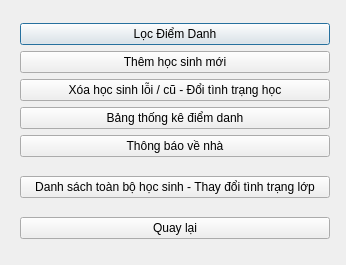
<?xml version="1.0" encoding="UTF-8"?>
<ui version="4.0">
 <class>qlhsPop</class>
 <widget class="QDialog" name="qlhsPop">
  <property name="windowModality">
   <enum>Qt::NonModal</enum>
  </property>
  <property name="geometry">
   <rect>
    <x>0</x>
    <y>0</y>
    <width>346</width>
    <height>265</height>
   </rect>
  </property>
  <property name="windowTitle">
   <string>Quản Lý Học Sinh</string>
  </property>
  <widget class="QWidget" name="layoutWidget">
   <property name="geometry">
    <rect>
     <x>20</x>
     <y>10</y>
     <width>310</width>
     <height>242</height>
    </rect>
   </property>
   <layout class="QVBoxLayout" name="verticalLayout_2">
    <item>
     <layout class="QVBoxLayout" name="verticalLayout">
      <item>
       <widget class="QPushButton" name="ldd">
        <property name="text">
         <string>Lọc Điểm Danh</string>
        </property>
       </widget>
      </item>
      <item>
       <widget class="QPushButton" name="thsm">
        <property name="text">
         <string>Thêm học sinh mới</string>
        </property>
       </widget>
      </item>
      <item>
       <widget class="QPushButton" name="xoahs">
        <property name="text">
         <string>Xóa học sinh lỗi / cũ - Đổi tình trạng học</string>
        </property>
       </widget>
      </item>
      <item>
       <widget class="QPushButton" name="bdd">
        <property name="text">
         <string>Bảng thống kê điểm danh</string>
        </property>
       </widget>
      </item>
      <item>
       <widget class="QPushButton" name="tbvn">
        <property name="text">
         <string>Thông báo về nhà</string>
        </property>
       </widget>
      </item>
     </layout>
    </item>
    <item>
     <widget class="QPushButton" name="dshs">
      <property name="text">
       <string>Danh sách toàn bộ học sinh - Thay đổi tình trạng lớp</string>
      </property>
     </widget>
    </item>
    <item>
     <widget class="QPushButton" name="quaylai">
      <property name="text">
       <string>Quay lại</string>
      </property>
     </widget>
    </item>
   </layout>
  </widget>
 </widget>
 <resources/>
 <connections/>
</ui>
